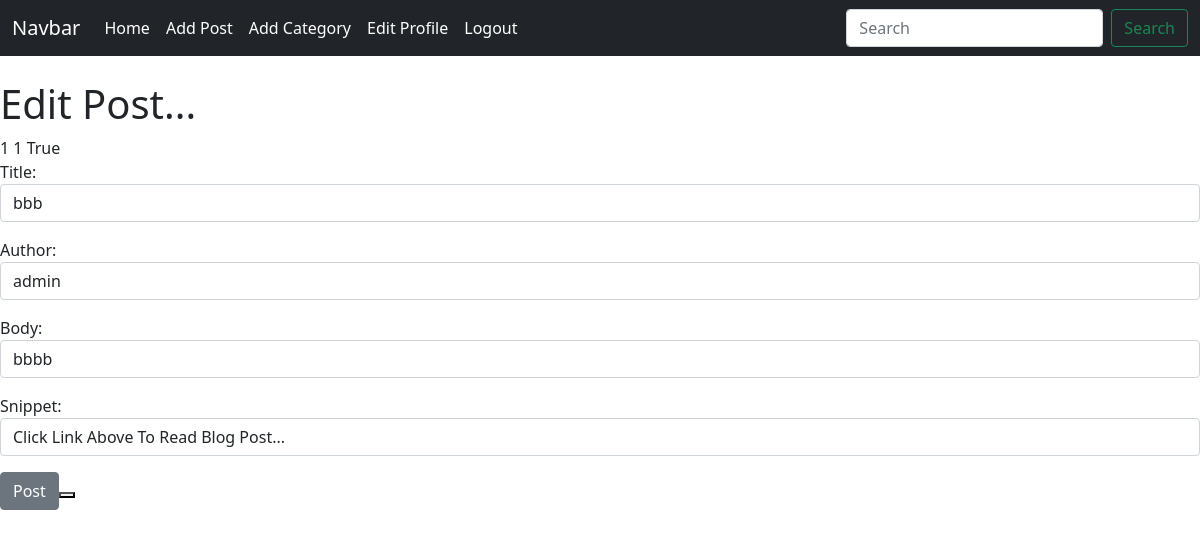
Page /article/edit/10 (signed in) on the earlier database version.
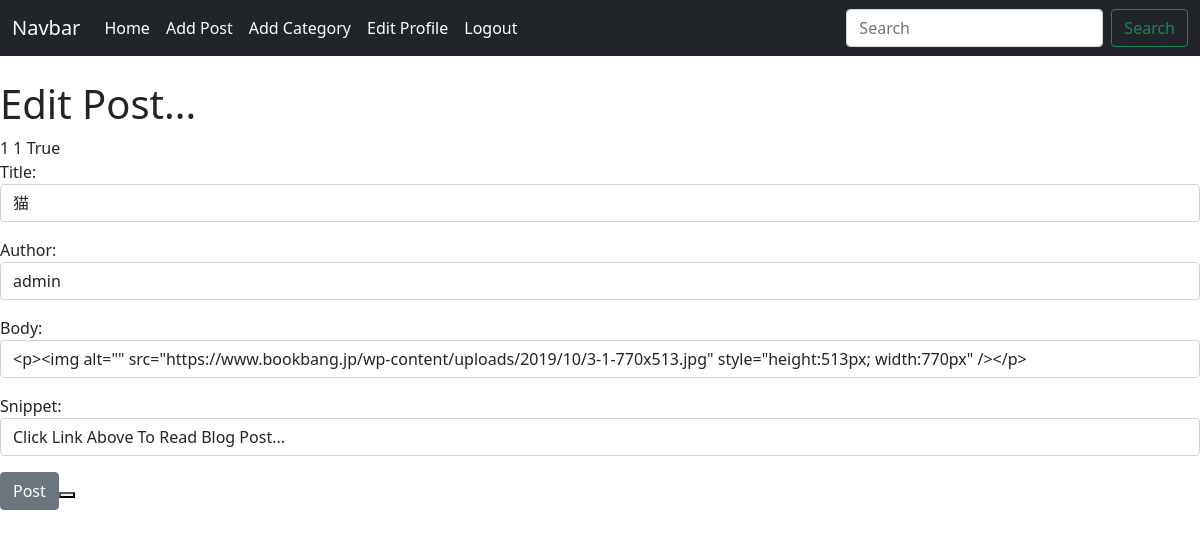
Same page on the later database version.
### theblog/models.py (models this page shows, shortened)
class Post(models.Model):
    title = models.CharField(max_length=255)
    title_tag = models.CharField(max_length=255, default="My Freakin' Awesome Blog!")
    author = models.ForeignKey(User, on_delete=models.CASCADE)
    body = RichTextField(blank=True, null=True)
    post_date = models.DateField(auto_now_add=True)
    category = models.CharField(max_length=255, default='coding')
    snippet = models.CharField(max_length=255, default='Click Link Above To Read Blog Post...')
    likes = models.ManyToManyField(User, related_name='blog_posts')

### theblog/views.py (the view)
# urls.py: path('article/edit/<int:pk>', UpdatePostView.as_view(), name="update_post"),
class UpdatePostView(UpdateView):
    model = Post
    form_class = EditForm
    template_name = 'update_post.html'

### theblog/forms.py
class EditForm(forms.ModelForm):
    class Meta:
        model = Post
        fields = ('title', 'author', 'body', 'snippet')
        widgets = {
            'title': forms.TextInput(attrs={'class': 'form-control', 'placeholder': 'Thes is placeholder'}),
            'author': forms.Select(attrs={'class': 'form-control'}),
            'body': forms.TextInput(attrs={'class': 'form-control'}),
            'snippet': forms.TextInput(attrs={'class': 'form-control'}),
        }

### theblog/templates/update_post.html (shortened to what this page needs)
{% extends 'base.html' %}
{% block content %}
<h1>Edit Post...</h1>
{{ user.id }}
{{ post.author.id }}
{{ user.is_authenticated }}
{% if user.is_authenticated %}
    {% if user.id == post.author.id %}
        <div class="form-group">
            <form method="POST">
                {{ form.as_p }}
                <button class="btn btn-secondary">Post<button>
        </div>
    {% else %}
        <h1>Permmision Error</h1>
        <p>post.author:{{ post.author }} is only edit.</p>
    {% endif %}
{% endif %}
{% endblock %}

Differences in the rows shown:
changed Post "admin": title "bbb" → "猫"; body "bbbb" → "<p><img alt=\"\" src=\"https://www.bookbang.jp/wp-content/uploads/2019/10/3-1-770x513.jpg\" style=\"height:513px; width:770px\" /></p>"
